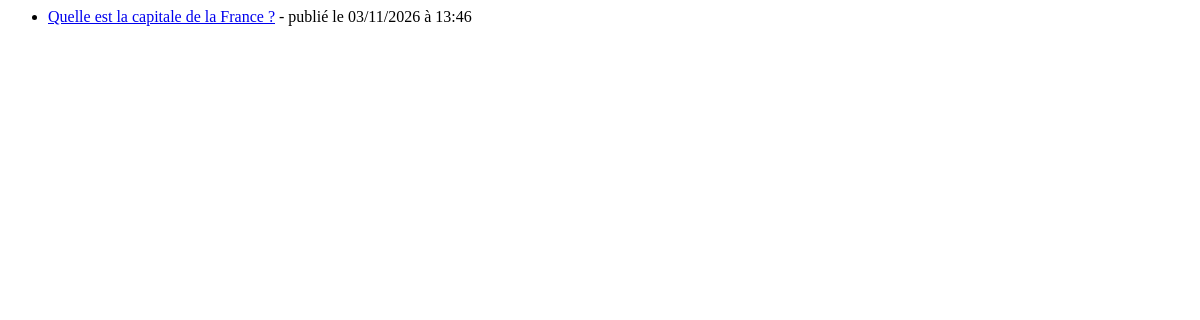
The page /polls/ on the database as committed earlier.
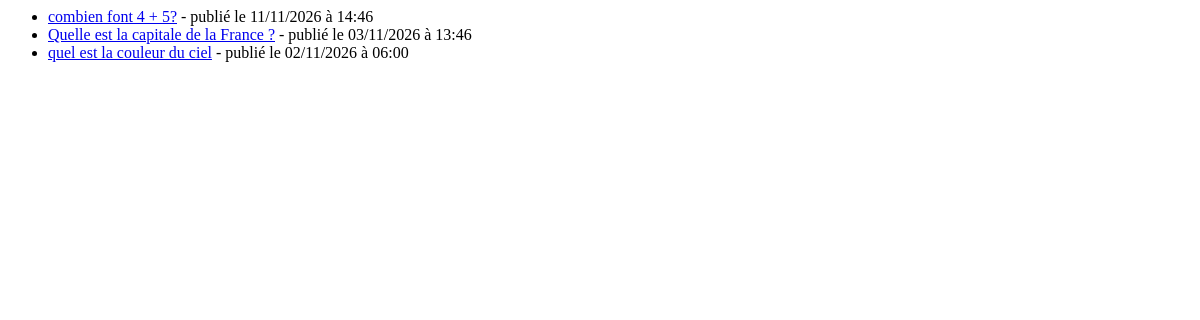
The same page on the database as committed later.
### polls/models.py (models this page shows, shortened)
class Question(models.Model):
    question_text = models.CharField(max_length=200)
    pub_date = models.DateTimeField('date published')

### polls/views.py (the view)
# urls.py: path("", views.index, name="index"),
def index(request):
    latest_question_list = Question.objects.order_by("-pub_date")[:5]
    context = {"latest_question_list": latest_question_list}
    return render(request, "polls/index.html", context)

### polls/templates/polls/index.html
{% if latest_question_list %}
    <ul>
    {% for question in latest_question_list %}
       <li><a href="{% url 'polls:detail' question.id %}">{{ question.question_text }}</a>
        - publié le {{ question.pub_date|date:"d/m/Y à H:i" }}
       </li>
    {% endfor %}
    </ul>
{% else %}
    <p>No polls are available.</p>
{% endif %}

Rows that differ between the two databases and show on the page:
added Question: question_text "combien font 4 + 5?", pub_date "11/11/2026 à 14:46"
added Question: question_text "quel est la couleur du ciel", pub_date "02/11/2026 à 06:00"
